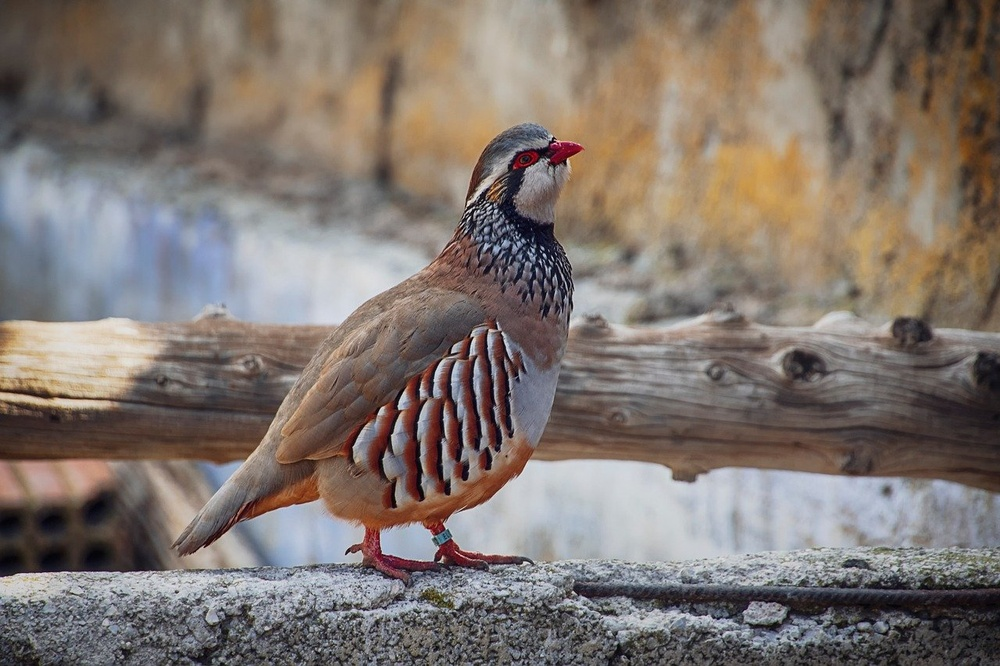
#> input picture opencv_basic/data/partridge.jpg, 1000 x 666 px, shrunk from 1280 x 853 before the run
$ python colorspaces.py
#> lines starting #> are read from the running program, lines starting #| are printed output that depends on the picture
import os
import cv2

img = cv2.imread(os.path.join('..', 'data', 'partridge.jpg'))
#> img is the input picture: shape (666, 1000, 3); mean B, G, R 111.1, 117.5, 128


img_gray = cv2.cvtColor(img, cv2.COLOR_BGR2GRAY)
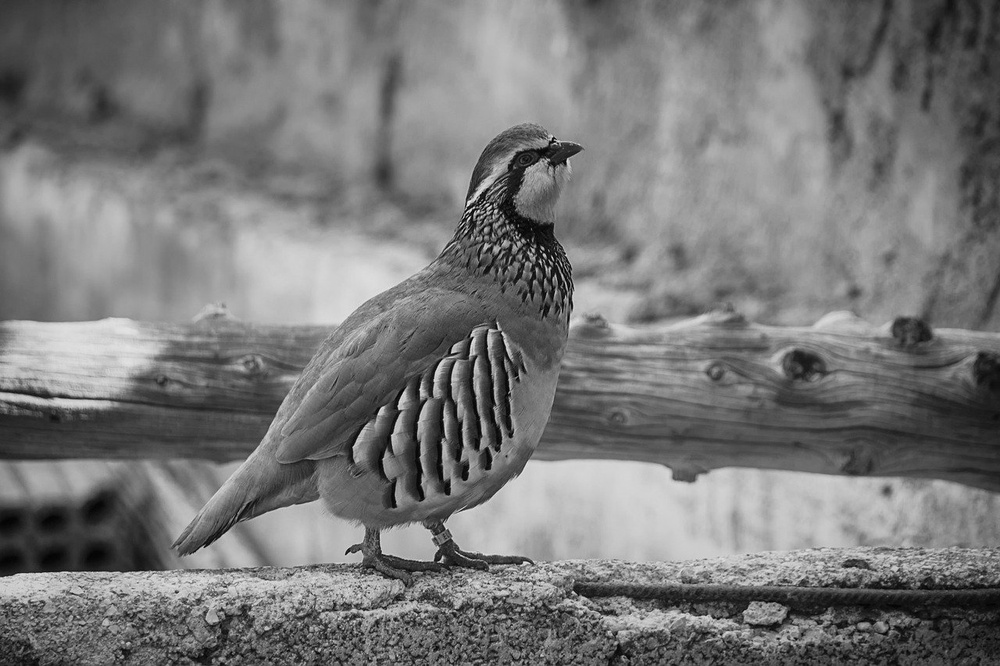
#> img_gray: shape (666, 1000); min 0, max 238, mean 119.9
img_rgb = cv2.cvtColor(img, cv2.COLOR_BGRA2RGB)
img_hsv = cv2.cvtColor(img, cv2.COLOR_BGR2HSV)
#> img_hsv: shape (666, 1000, 3); mean H, S, V 54, 53.3, 132.6

cv2.imshow('img', img)
cv2.imshow('img_gray', img_gray)
cv2.imshow('img_rgb', img_rgb)
cv2.imshow('img_hsv', img_hsv)

cv2.waitKey(0)

$ run again, with opencv_basic/data/lion.jpg copied over opencv_basic/data/partridge.jpg
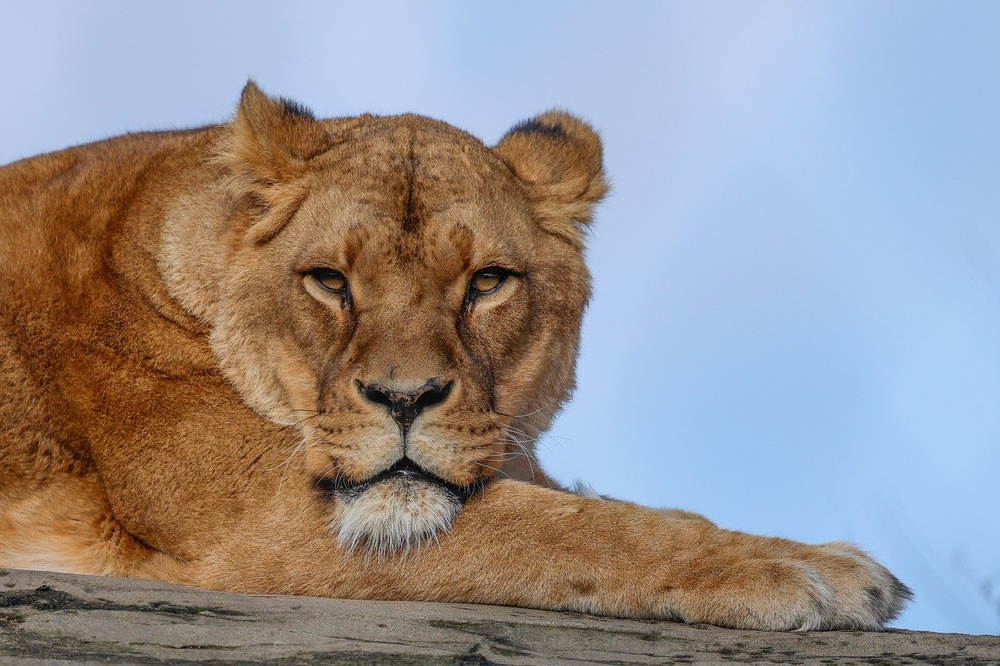
#> input picture opencv_basic/data/lion.jpg, 1000 x 666 px, shrunk from 1280 x 853 before the run
#> img is the input picture: shape (666, 1000, 3); mean B, G, R 145.8, 145.2, 150.5
#> `img_gray = cv2.cvtColor(img, cv2.COLOR_BGR2GRAY)`:
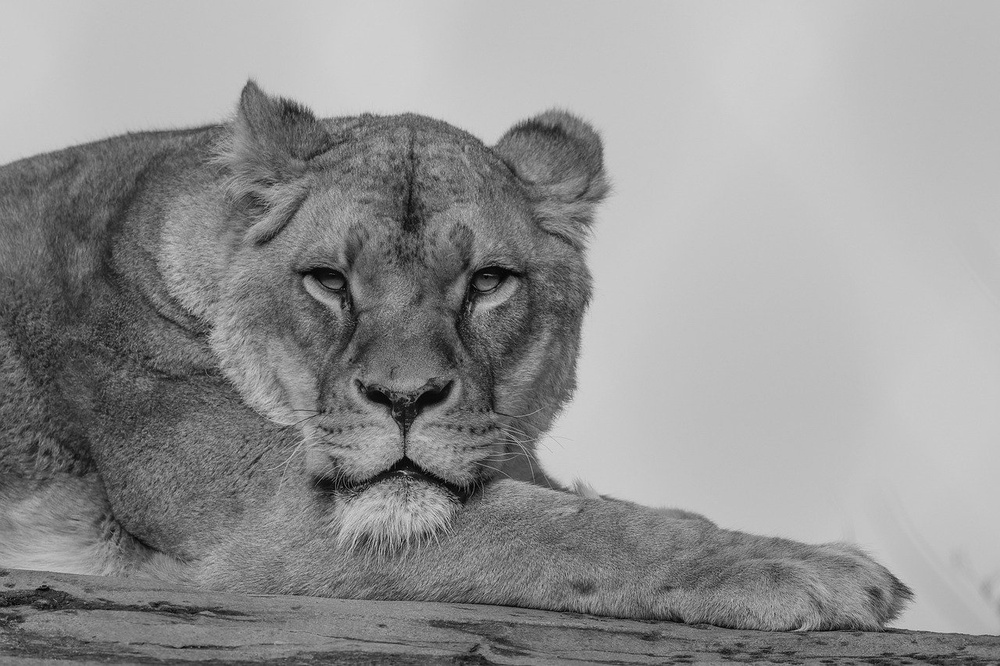
#> img_gray: shape (666, 1000); min 0, max 222, mean 146.8
#> img_hsv: shape (666, 1000, 3); mean H, S, V 58.2, 100.1, 180.8

$ run again, with opencv_basic/data/woman.jpg copied over opencv_basic/data/partridge.jpg
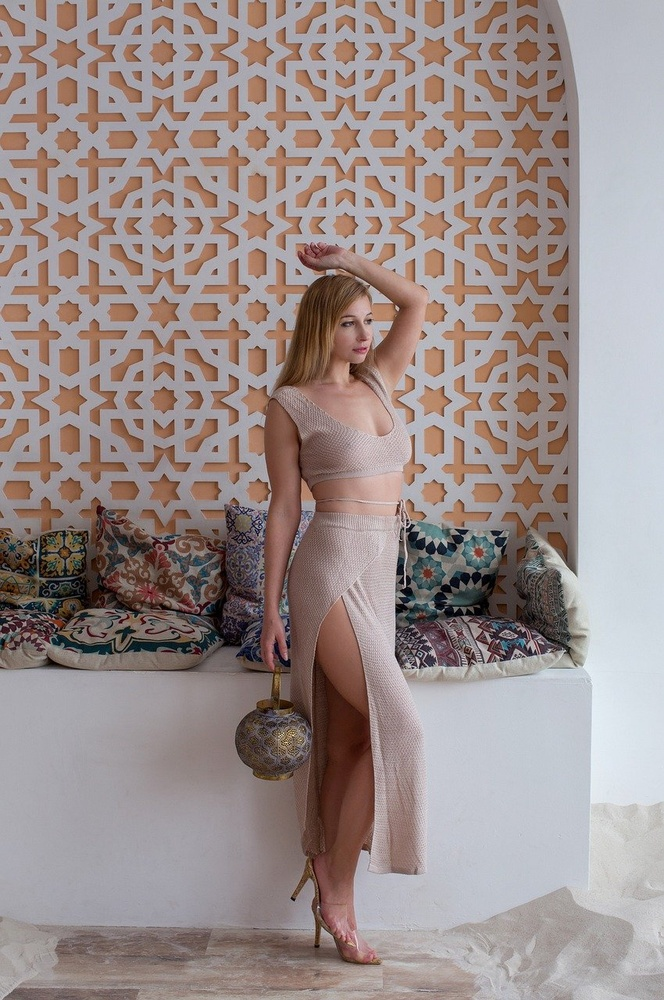
#> input picture opencv_basic/data/woman.jpg, 664 x 1000 px, shrunk from 850 x 1280 before the run
#> img is the input picture: shape (1000, 664, 3); mean B, G, R 139.8, 141.9, 155.2
#> `img_gray = cv2.cvtColor(img, cv2.COLOR_BGR2GRAY)`:
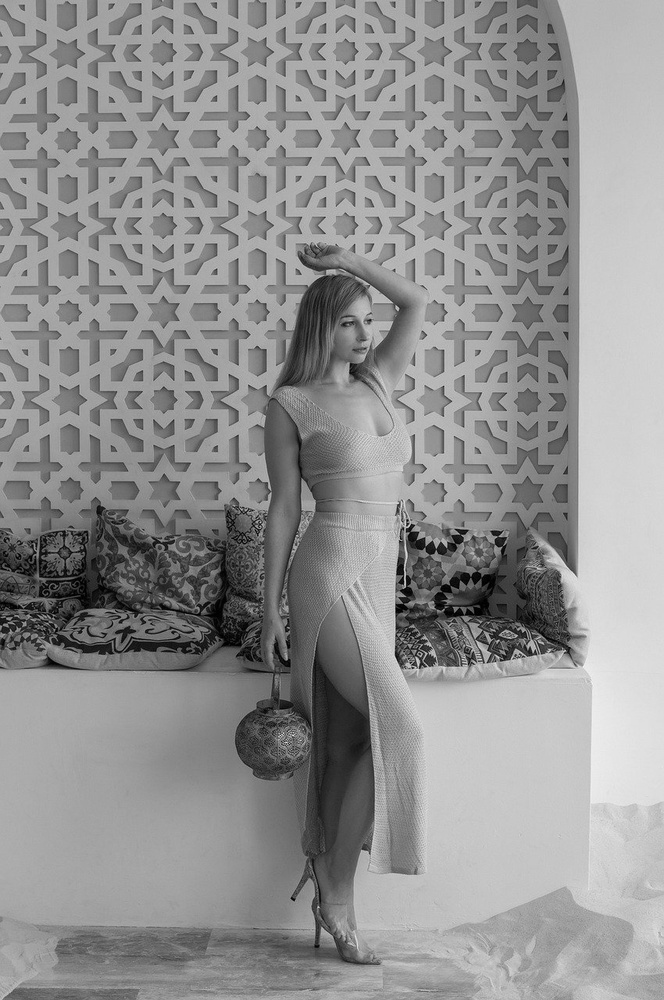
#> img_gray: shape (1000, 664); min 0, max 248, mean 145.6
#> img_hsv: shape (1000, 664, 3); mean H, S, V 70.5, 44.9, 158.8
